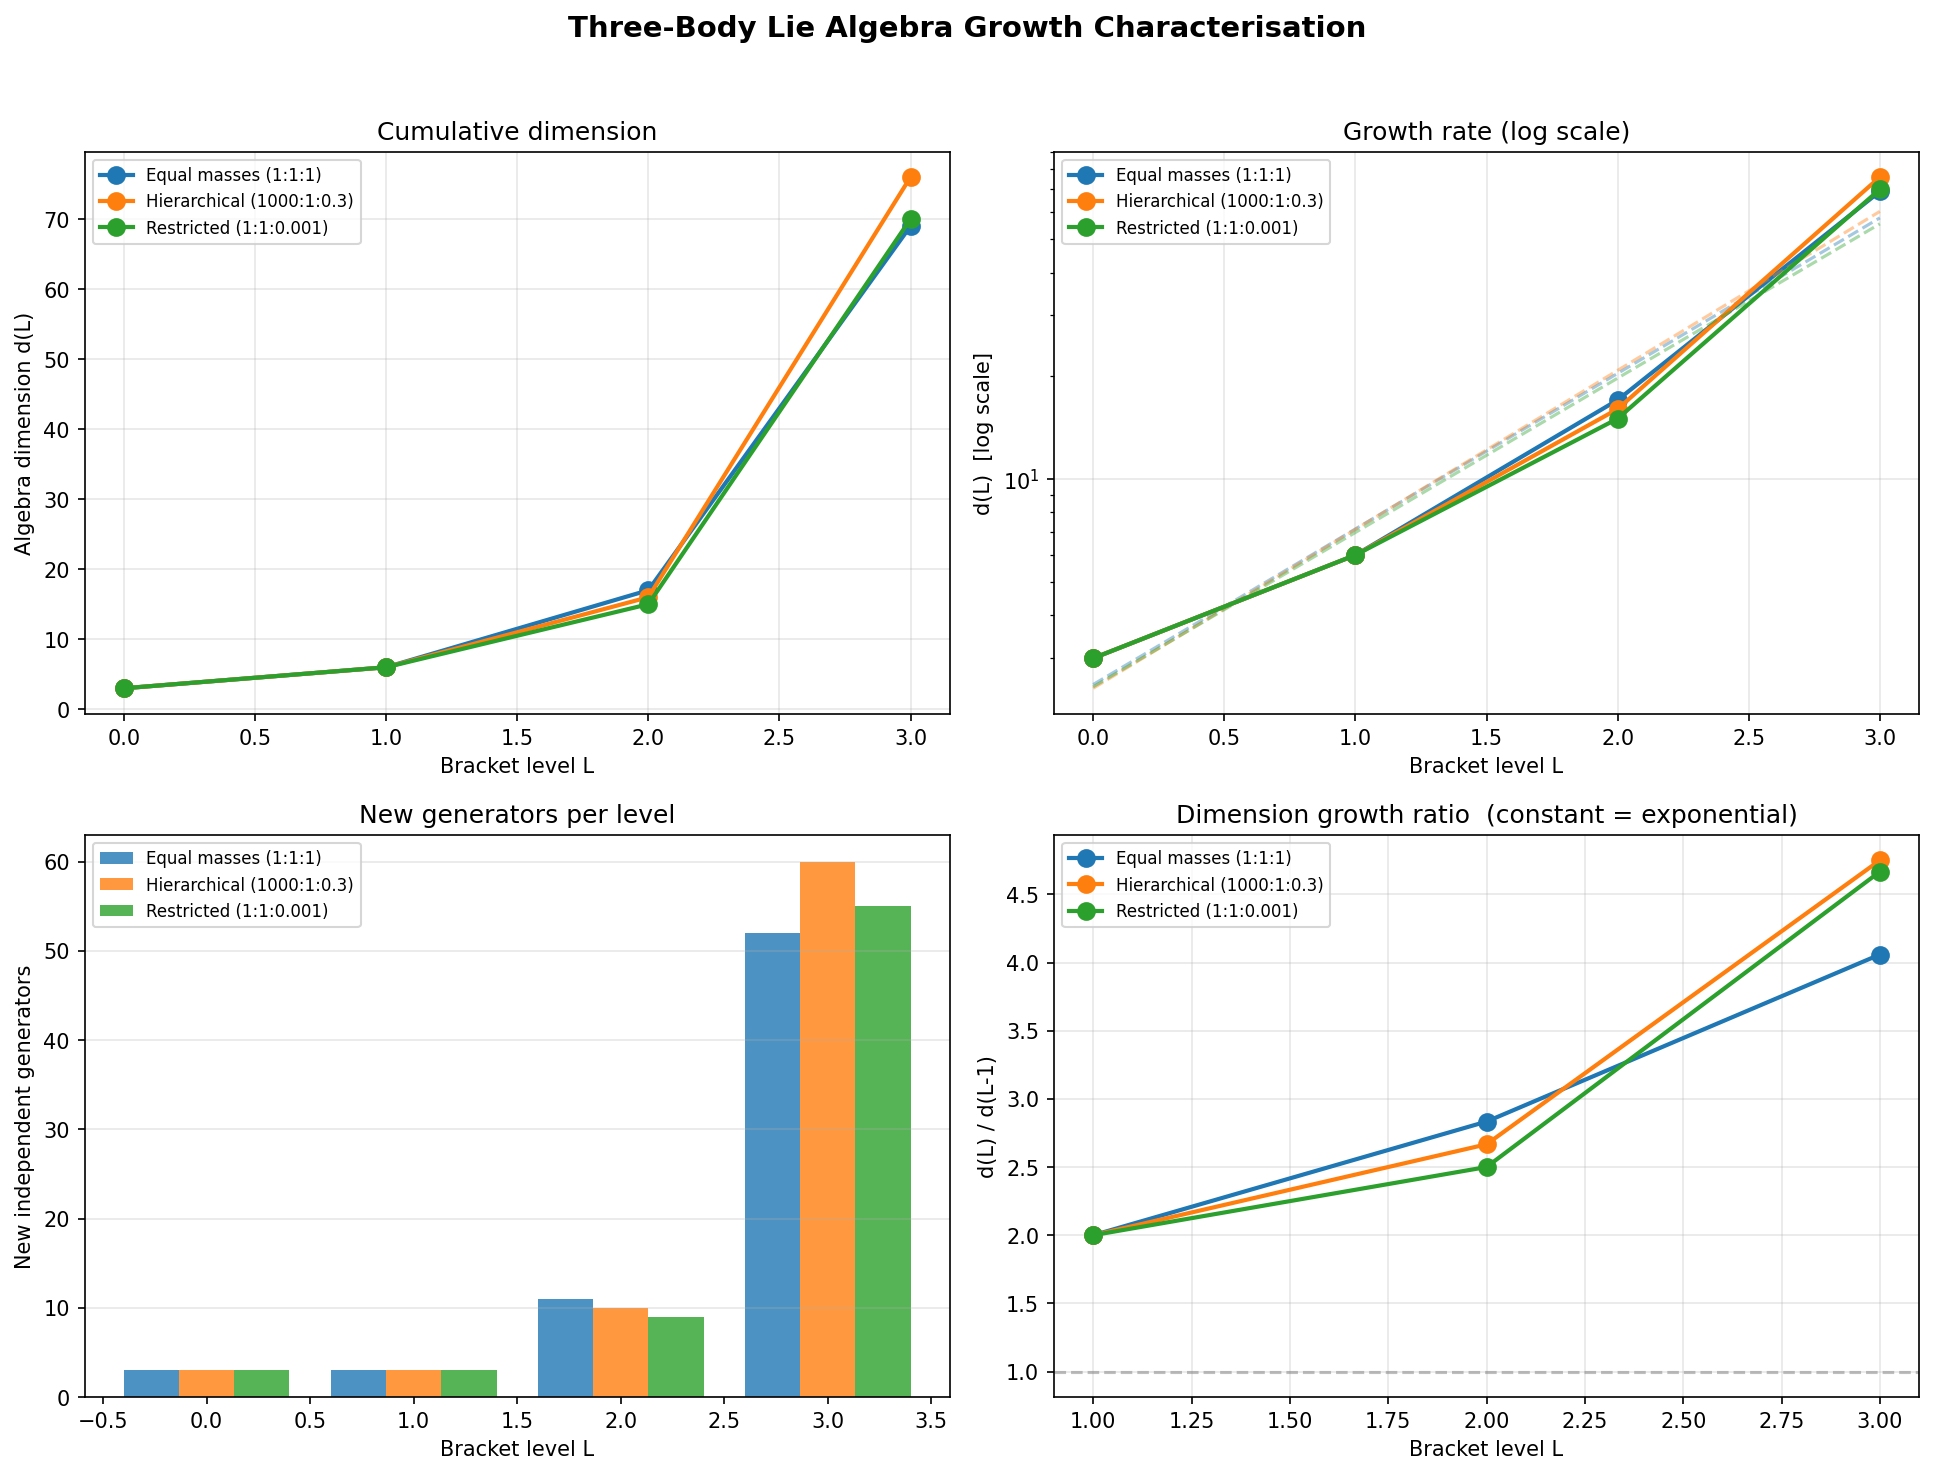

The Python source for this figure:
#!/usr/bin/env python3
"""
Three-Body Lie Algebra Growth Characterization
================================================

Numerically determines how the Lie algebra generated by the three
pairwise Hamiltonians of a gravitational three-body system grows
under iterated Poisson brackets.

Key question:  Is the growth polynomial or exponential?
  - Polynomial  ->  residual algebraic structure constrains the chaos
  - Exponential ->  full chaos, complexity multiplies at each level
  - Mass-dependent ->  growth tied to physical configuration

The approach is fully numerical:
  1. Levels 0-1 use analytical formulas (exact).
  2. Levels 2+ use finite differences with adaptive step sizes.
  3. Linear independence is detected via QR projection / SVD at
     many random phase-space sample points.

Usage:
    python algebra_growth.py
    python algebra_growth.py --max-level 5 --samples 300
    python algebra_growth.py --help
"""

import numpy as np
import argparse
import sys
import os
from time import time

# Force unbuffered output so progress is visible in non-interactive shells
os.environ["PYTHONUNBUFFERED"] = "1"

# Try to import matplotlib; plotting is optional
try:
    import matplotlib
    matplotlib.use("Agg")
    import matplotlib.pyplot as plt
    HAS_MPL = True
except ImportError:
    HAS_MPL = False


# =============================================================================
# Constants
# =============================================================================
NDIM = 12  # phase-space dimension (planar 3-body)

# Canonical pairs (q_index, p_index) for the Poisson bracket.
# z = [x1, y1, x2, y2, x3, y3,  px1, py1, px2, py2, px3, py3]
#      0   1   2   3   4   5      6    7    8    9   10   11
CANON_PAIRS = [(0, 6), (1, 7), (2, 8), (3, 9), (4, 10), (5, 11)]

MACHINE_EPS = float(np.finfo(np.float64).eps)  # ~2.2e-16


# =============================================================================
# Phase-space sampling
# =============================================================================
def sample_phase_space(n, seed=42, pos_range=3.0, mom_range=1.0, min_sep=0.5):
    """
    Generate *n* random phase-space points with well-separated bodies.

    Bodies must have pairwise distances > *min_sep* so that the
    gravitational potential stays finite and well-conditioned.
    """
    rng = np.random.RandomState(seed)
    points = np.empty((0, NDIM))
    for _ in range(200):
        batch_size = max((n - points.shape[0]) * 5, 256)
        batch = np.zeros((batch_size, NDIM))
        batch[:, :6] = rng.uniform(-pos_range, pos_range, (batch_size, 6))
        batch[:, 6:] = rng.uniform(-mom_range, mom_range, (batch_size, 6))

        dx12 = batch[:, 0] - batch[:, 2]
        dy12 = batch[:, 1] - batch[:, 3]
        dx13 = batch[:, 0] - batch[:, 4]
        dy13 = batch[:, 1] - batch[:, 5]
        dx23 = batch[:, 2] - batch[:, 4]
        dy23 = batch[:, 3] - batch[:, 5]
        r12 = np.sqrt(dx12**2 + dy12**2)
        r13 = np.sqrt(dx13**2 + dy13**2)
        r23 = np.sqrt(dx23**2 + dy23**2)

        good = (r12 > min_sep) & (r13 > min_sep) & (r23 > min_sep)
        points = np.vstack([points, batch[good]])
        if points.shape[0] >= n:
            break

    if points.shape[0] < n:
        print(f"  Warning: only generated {points.shape[0]}/{n} valid sample points")
    return points[:n]


# =============================================================================
# Analytical generators (levels 0 and 1)
# =============================================================================
class ThreeBodyAlgebra:
    """
    Provides *exact* evaluation functions for the three pairwise
    Hamiltonians (level 0) and their first Poisson brackets — the
    "tidal competition" generators K_i (level 1).

    Having analytical functions for these two levels guarantees that
    the finite-difference computation of levels 2+ starts from an
    accurate foundation.
    """

    def __init__(self, m1=1.0, m2=1.0, m3=1.0, G=1.0):
        self.m1, self.m2, self.m3, self.G = m1, m2, m3, G

    # ----- helpers ----------------------------------------------------------
    def _dists(self, Z):
        """Return displacement components and distances for all pairs."""
        dx12 = Z[:, 0] - Z[:, 2];  dy12 = Z[:, 1] - Z[:, 3]
        dx13 = Z[:, 0] - Z[:, 4];  dy13 = Z[:, 1] - Z[:, 5]
        dx23 = Z[:, 2] - Z[:, 4];  dy23 = Z[:, 3] - Z[:, 5]
        r12 = np.sqrt(dx12**2 + dy12**2)
        r13 = np.sqrt(dx13**2 + dy13**2)
        r23 = np.sqrt(dx23**2 + dy23**2)
        return dx12, dy12, r12, dx13, dy13, r13, dx23, dy23, r23

    # ----- Level 0: pairwise Hamiltonians -----------------------------------
    def H12(self, Z):
        """H_12 = T_1 + T_2 + V_12"""
        px1, py1 = Z[:, 6], Z[:, 7]
        px2, py2 = Z[:, 8], Z[:, 9]
        T = (px1**2 + py1**2) / (2 * self.m1) \
          + (px2**2 + py2**2) / (2 * self.m2)
        dx = Z[:, 0] - Z[:, 2];  dy = Z[:, 1] - Z[:, 3]
        r = np.sqrt(dx**2 + dy**2)
        return T - self.G * self.m1 * self.m2 / r

    def H13(self, Z):
        """H_13 = T_1 + T_3 + V_13"""
        px1, py1 = Z[:, 6], Z[:, 7]
        px3, py3 = Z[:, 10], Z[:, 11]
        T = (px1**2 + py1**2) / (2 * self.m1) \
          + (px3**2 + py3**2) / (2 * self.m3)
        dx = Z[:, 0] - Z[:, 4];  dy = Z[:, 1] - Z[:, 5]
        r = np.sqrt(dx**2 + dy**2)
        return T - self.G * self.m1 * self.m3 / r

    def H23(self, Z):
        """H_23 = T_2 + T_3 + V_23"""
        px2, py2 = Z[:, 8], Z[:, 9]
        px3, py3 = Z[:, 10], Z[:, 11]
        T = (px2**2 + py2**2) / (2 * self.m2) \
          + (px3**2 + py3**2) / (2 * self.m3)
        dx = Z[:, 2] - Z[:, 4];  dy = Z[:, 3] - Z[:, 5]
        r = np.sqrt(dx**2 + dy**2)
        return T - self.G * self.m2 * self.m3 / r

    # ----- Level 1: tidal-competition generators ----------------------------
    # K_i = {H_ab, H_ac} with body i shared between the two pairs.
    # Analytically:  K_i = (1/m_i) * (F_ic - F_ib) . p_i
    # where F_ib is the gravitational force on body i from body b.

    def K1(self, Z):
        """{H12, H13}: tidal competition at body 1."""
        px1, py1 = Z[:, 6], Z[:, 7]
        dx12, dy12, r12, dx13, dy13, r13, _, _, _ = self._dists(Z)
        # (x3-x1) = -dx13,  (x2-x1) = -dx12
        t13 = self.G * self.m3 * ((-dx13) * px1 + (-dy13) * py1) / r13**3
        t12 = self.G * self.m2 * ((-dx12) * px1 + (-dy12) * py1) / r12**3
        return t13 - t12

    def K2(self, Z):
        """{H12, H23}: tidal competition at body 2."""
        px2, py2 = Z[:, 8], Z[:, 9]
        dx12, dy12, r12, _, _, _, dx23, dy23, r23 = self._dists(Z)
        # (x2-x1) = -dx12,  (x2-x3) = dx23
        t12 = self.G * self.m1 * ((-dx12) * px2 + (-dy12) * py2) / r12**3
        t23 = self.G * self.m3 * (dx23 * px2 + dy23 * py2) / r23**3
        return t12 - t23

    def K3(self, Z):
        """{H13, H23}: tidal competition at body 3."""
        px3, py3 = Z[:, 10], Z[:, 11]
        _, _, _, dx13, dy13, r13, dx23, dy23, r23 = self._dists(Z)
        # (x3-x1) = -dx13,  (x3-x2) = -dx23
        t13 = self.G * self.m1 * ((-dx13) * px3 + (-dy13) * py3) / r13**3
        t23 = self.G * self.m2 * ((-dx23) * px3 + (-dy23) * py3) / r23**3
        return t13 - t23

    def get_generators(self):
        """Return (level_0_list, level_1_list) of (name, func, level, accuracy)."""
        L0 = [
            ("H12", self.H12, 0, MACHINE_EPS),
            ("H13", self.H13, 0, MACHINE_EPS),
            ("H23", self.H23, 0, MACHINE_EPS),
        ]
        L1 = [
            ("K1", self.K1, 1, MACHINE_EPS),
            ("K2", self.K2, 1, MACHINE_EPS),
            ("K3", self.K3, 1, MACHINE_EPS),
        ]
        return L0, L1


# =============================================================================
# Numerical Poisson bracket
# =============================================================================
def make_poisson_bracket(f_func, g_func,
                         f_acc=MACHINE_EPS, g_acc=MACHINE_EPS):
    """
    Build a numerical Poisson bracket {f, g} via central finite differences.

    The step size *eps* is adapted to the accuracy of the inputs:
      - For exact inputs:    eps ~ 1e-7,  bracket accuracy ~ 1e-14
      - For inputs with error alpha:  eps ~ alpha^(1/3),
        bracket accuracy ~ alpha^(2/3)

    Returns (bracket_func, bracket_accuracy).
    """
    base_acc = max(f_acc, g_acc)

    if base_acc < 1e-14:                 # inputs are essentially exact
        eps = 1e-7
        bracket_acc = eps**2             # ~1e-14
    else:
        eps = max(base_acc ** (1.0 / 3.0), 1e-7)
        bracket_acc = max(eps**2, base_acc ** (2.0 / 3.0))

    def bracket(Z):
        Z = np.asarray(Z, dtype=np.float64)
        N = Z.shape[0]
        result = np.zeros(N)

        for qi, pi in CANON_PAIRS:
            # --- perturbations along q_i ---
            Zp = Z.copy();  Zp[:, qi] += eps
            Zm = Z.copy();  Zm[:, qi] -= eps
            f_pq = f_func(Zp);  f_mq = f_func(Zm)
            g_pq = g_func(Zp);  g_mq = g_func(Zm)
            df_dq = (f_pq - f_mq) / (2.0 * eps)
            dg_dq = (g_pq - g_mq) / (2.0 * eps)

            # --- perturbations along p_i ---
            Zp = Z.copy();  Zp[:, pi] += eps
            Zm = Z.copy();  Zm[:, pi] -= eps
            f_pp = f_func(Zp);  f_mp = f_func(Zm)
            g_pp = g_func(Zp);  g_mp = g_func(Zm)
            df_dp = (f_pp - f_mp) / (2.0 * eps)
            dg_dp = (g_pp - g_mp) / (2.0 * eps)

            # {f, g} += df/dq * dg/dp  -  df/dp * dg/dq
            result += df_dq * dg_dp - df_dp * dg_dq

        return result

    return bracket, bracket_acc


# =============================================================================
# Linear independence testing
# =============================================================================
def is_independent(eval_matrix, new_col, tol=0.01):
    """
    Check whether *new_col* is linearly independent of the columns
    already in *eval_matrix*.

    Method: project *new_col* onto the orthogonal complement of
    col(eval_matrix) via a thin QR factorisation.  If the residual
    is large relative to the original vector, the column is new.
    """
    v = new_col.ravel()
    norm_v = np.linalg.norm(v)
    if norm_v < 1e-12:
        return False
    if eval_matrix.shape[1] == 0:
        return True

    Q, _ = np.linalg.qr(eval_matrix, mode="reduced")
    projection = Q @ (Q.T @ v)
    residual = np.linalg.norm(v - projection)
    return (residual / norm_v) > tol


# =============================================================================
# Verification helpers
# =============================================================================
def verify_level1(algebra, Z):
    """Compare analytical K_i against finite-difference {H_ab, H_ac}."""
    print("\n  Verifying level-1 formulas (analytical vs finite-difference)...")
    checks = [
        ("K1 = {H12,H13}", algebra.K1, algebra.H12, algebra.H13),
        ("K2 = {H12,H23}", algebra.K2, algebra.H12, algebra.H23),
        ("K3 = {H13,H23}", algebra.K3, algebra.H13, algebra.H23),
    ]
    ok = True
    for label, k_func, ha, hb in checks:
        analytical = k_func(Z)
        numerical, _ = make_poisson_bracket(ha, hb)
        numerical_vals = numerical(Z)
        scale = np.max(np.abs(analytical)) + 1e-15
        err = np.max(np.abs(analytical - numerical_vals)) / scale
        status = "ok" if err < 1e-3 else "FAIL"
        print(f"    {label}: max rel error = {err:.2e}  [{status}]")
        if err >= 1e-5:
            ok = False
    return ok


def verify_jacobi(algebra, Z):
    """
    Check the Jacobi identity
        {H12, K3} - {H13, K2} + {H23, K1} = 0
    """
    print("\n  Jacobi identity check...")
    pb1, _ = make_poisson_bracket(algebra.H12, algebra.K3)
    pb2, _ = make_poisson_bracket(algebra.H13, algebra.K2)
    pb3, _ = make_poisson_bracket(algebra.H23, algebra.K1)
    v1, v2, v3 = pb1(Z), pb2(Z), pb3(Z)
    jacobi = v1 - v2 + v3
    scale = np.max(np.abs(np.column_stack([v1, v2, v3]))) + 1e-15
    violation = np.max(np.abs(jacobi)) / scale
    status = "ok" if violation < 1e-3 else "FAIL"
    print(f"    {'{'}H12,K3{'}'} - {'{'}H13,K2{'}'} + {'{'}H23,K1{'}'} = 0")
    print(f"    Max relative violation: {violation:.2e}  [{status}]")
    return violation < 1e-3


# =============================================================================
# Core: compute the algebra growth level-by-level
# =============================================================================
def compute_growth(algebra, max_level=4, n_samples=200,
                   seed=42, indep_tol=0.01):
    """
    Iteratively compute Poisson brackets and count the dimension
    of the generated Lie algebra at each bracket level.

    Returns
    -------
    results : list of (level, total_dim, n_new, list_of_new_names)
    Z       : sample points used (for downstream checks)
    """
    # ---- sample phase space ------------------------------------------------
    Z = sample_phase_space(n_samples, seed)

    # ---- storage -----------------------------------------------------------
    eval_matrix = np.empty((n_samples, 0))   # each column = generator @ Z
    all_gens = []        # (name, func, level, accuracy)
    computed_pairs = set()

    # ---- level 0: analytical H's -------------------------------------------
    L0, L1 = algebra.get_generators()
    for name, func, level, acc in L0:
        col = func(Z).reshape(-1, 1)
        all_gens.append((name, func, level, acc))
        eval_matrix = np.hstack([eval_matrix, col])

    # mark level-0 intra-brackets as "computed" (they produce level 1)
    for i in range(len(L0)):
        for j in range(i + 1, len(L0)):
            computed_pairs.add(frozenset({i, j}))

    # ---- level 1: analytical K's -------------------------------------------
    verify_level1(algebra, Z)
    verify_jacobi(algebra, Z)

    n_new_1 = 0
    for name, func, level, acc in L1:
        col = func(Z)
        if is_independent(eval_matrix, col, tol=indep_tol):
            all_gens.append((name, func, level, acc))
            eval_matrix = np.hstack([eval_matrix, col.reshape(-1, 1)])
            n_new_1 += 1

    results = [
        (0, 3, 3, ["H12", "H13", "H23"]),
        (1, len(all_gens), n_new_1, ["K1", "K2", "K3"][:n_new_1]),
    ]
    print(f"\n  Level 0: dim = {3:>4d}  (3 generators: H12, H13, H23)")
    print(f"  Level 1: dim = {len(all_gens):>4d}  "
          f"(+{n_new_1} new: K1, K2, K3)")

    # ---- levels 2 … max_level: numerical brackets --------------------------
    frontier_start = 3
    frontier_end = len(all_gens)

    for level in range(2, max_level + 1):
        t0 = time()
        n_candidates = 0
        n_new = 0
        new_names = []
        new_start = len(all_gens)

        # Snapshot: only bracket frontier with generators that existed
        # BEFORE this level.  Brackets with newly-added level-L generators
        # belong to level L+1, not level L.
        n_existing = len(all_gens)

        for i in range(frontier_start, frontier_end):
            for j in range(n_existing):
                if i == j:
                    continue
                pair = frozenset({i, j})
                if pair in computed_pairs:
                    continue
                computed_pairs.add(pair)

                name_i, func_i, _, acc_i = all_gens[i]
                name_j, func_j, _, acc_j = all_gens[j]

                pb_func, pb_acc = make_poisson_bracket(
                    func_i, func_j, acc_i, acc_j
                )
                col = pb_func(Z)
                n_candidates += 1

                if is_independent(eval_matrix, col, tol=indep_tol):
                    short = f"L{level}_{n_new + 1}"
                    full  = f"{{{name_i},{name_j}}}"
                    all_gens.append((short, pb_func, level, pb_acc))
                    eval_matrix = np.hstack([eval_matrix, col.reshape(-1, 1)])
                    new_names.append(f"{short} = {full}")
                    n_new += 1

        elapsed = time() - t0
        total_dim = len(all_gens)
        results.append((level, total_dim, n_new, new_names))

        frontier_start = new_start
        frontier_end = len(all_gens)

        # Estimate worst accuracy at this level
        level_accs = [a for (_, _, lv, a) in all_gens if lv == level]
        worst_acc = max(level_accs) if level_accs else 0.0

        print(f"  Level {level}: dim = {total_dim:>4d}  "
              f"(+{n_new:>3d} new from {n_candidates:>4d} candidates)  "
              f"[{elapsed:>6.1f}s]  acc~{worst_acc:.0e}")

        # Show the first few new generators
        show_limit = 10
        for nm in new_names[:show_limit]:
            print(f"           + {nm}")
        if len(new_names) > show_limit:
            print(f"           ... and {len(new_names) - show_limit} more")

        if n_new == 0:
            print(f"\n  *** ALGEBRA CLOSED at dimension {total_dim} ***")
            break

    return results, Z


# =============================================================================
# Growth analysis
# =============================================================================
def analyze_growth(results):
    """Compute ratios, fits, and growth-type classification."""
    levels = [r[0] for r in results]
    dims   = [r[1] for r in results]
    new_counts = [r[2] for r in results]

    analysis = dict(levels=levels, dims=dims, new_counts=new_counts)

    # dimension ratios  d(L) / d(L-1)
    ratios = []
    for i in range(1, len(dims)):
        ratios.append(dims[i] / dims[i - 1] if dims[i - 1] > 0 else float("inf"))
    analysis["ratios"] = ratios

    # new-count ratios  new(L) / new(L-1)
    inc_ratios = []
    for i in range(1, len(new_counts)):
        if new_counts[i - 1] > 0:
            inc_ratios.append(new_counts[i] / new_counts[i - 1])
    analysis["inc_ratios"] = inc_ratios

    # exponential fit  d(L) ~ a * b^L
    if len(dims) >= 3:
        try:
            d = np.array(dims, dtype=float)
            l = np.array(levels, dtype=float)
            mask = d > 0
            coeffs = np.polyfit(l[mask], np.log(d[mask]), 1)
            analysis["exp_base"]  = np.exp(coeffs[0])
            analysis["exp_coeff"] = np.exp(coeffs[1])
        except Exception:
            pass

    return analysis


def print_analysis(all_results):
    """Print a table summarising growth across configurations."""
    print("\n" + "=" * 70)
    print("GROWTH ANALYSIS SUMMARY")
    print("=" * 70)

    for label, (results, _) in all_results.items():
        a = analyze_growth(results)
        print(f"\n  {label}")
        header = (f"  {'Level':>5} | {'Dim':>5} | {'New':>5} "
                  f"| {'d(L)/d(L-1)':>12} | {'New(L)/New(L-1)':>16}")
        print(header)
        print(f"  {'-'*5}-+-{'-'*5}-+-{'-'*5}"
              f"-+-{'-'*12}-+-{'-'*16}")

        for i, (lv, dim, nc, _) in enumerate(results):
            r_str  = f"{a['ratios'][i-1]:.2f}"  if i > 0 else "-"
            ir_str = f"{a['inc_ratios'][i-1]:.2f}" if i >= 1 and (i-1) < len(a['inc_ratios']) else "-"
            print(f"  {lv:>5} | {dim:>5} | {nc:>5} "
                  f"| {r_str:>12} | {ir_str:>16}")

        if "exp_base" in a:
            print(f"\n  Exponential fit: d(L) ~ "
                  f"{a['exp_coeff']:.1f} * {a['exp_base']:.2f}^L")

        # classify
        if len(a["ratios"]) >= 2:
            avg = np.mean(a["ratios"][-2:])
            if avg > 1.8:
                gtype = "EXPONENTIAL"
            elif avg > 1.2:
                gtype = "SUPER-LINEAR"
            elif avg > 1.02:
                gtype = "SUB-LINEAR / POLYNOMIAL"
            else:
                gtype = "SATURATING / CLOSED"
            print(f"  Growth pattern: {gtype}  (recent avg ratio {avg:.2f})")


# =============================================================================
# Visualisation
# =============================================================================
def plot_growth(all_results, save_path="algebra_growth.png"):
    """Create a 4-panel growth-characterisation figure."""
    if not HAS_MPL:
        print("\n  matplotlib not available — skipping plot.")
        return

    fig, axes = plt.subplots(2, 2, figsize=(13, 10))
    fig.suptitle("Three-Body Lie Algebra Growth Characterisation",
                 fontsize=14, fontweight="bold", y=0.98)
    colors = plt.cm.tab10.colors

    # --- panel 1: dimension (linear) ----------------------------------------
    ax = axes[0, 0]
    for idx, (label, (results, _)) in enumerate(all_results.items()):
        lvls = [r[0] for r in results]
        dims = [r[1] for r in results]
        ax.plot(lvls, dims, "o-", color=colors[idx], label=label,
                markersize=8, linewidth=2)
    ax.set_xlabel("Bracket level L")
    ax.set_ylabel("Algebra dimension d(L)")
    ax.set_title("Cumulative dimension")
    ax.legend(fontsize=8)
    ax.grid(True, alpha=0.3)

    # --- panel 2: dimension (log) -------------------------------------------
    ax = axes[0, 1]
    for idx, (label, (results, _)) in enumerate(all_results.items()):
        lvls = [r[0] for r in results]
        dims = [r[1] for r in results]
        ax.semilogy(lvls, dims, "o-", color=colors[idx], label=label,
                    markersize=8, linewidth=2)
        a = analyze_growth(results)
        if "exp_base" in a and len(lvls) >= 3:
            fit_x = np.linspace(lvls[0], lvls[-1], 50)
            fit_y = a["exp_coeff"] * a["exp_base"] ** fit_x
            ax.semilogy(fit_x, fit_y, "--", color=colors[idx], alpha=0.4)
    ax.set_xlabel("Bracket level L")
    ax.set_ylabel("d(L)  [log scale]")
    ax.set_title("Growth rate (log scale)")
    ax.legend(fontsize=8)
    ax.grid(True, alpha=0.3)

    # --- panel 3: new generators per level ----------------------------------
    ax = axes[1, 0]
    n_cfg = len(all_results)
    bw = 0.8 / max(n_cfg, 1)
    for idx, (label, (results, _)) in enumerate(all_results.items()):
        lvls = [r[0] for r in results]
        ncs  = [r[2] for r in results]
        offset = (idx - n_cfg / 2 + 0.5) * bw
        ax.bar([l + offset for l in lvls], ncs,
               width=bw, color=colors[idx], label=label, alpha=0.8)
    ax.set_xlabel("Bracket level L")
    ax.set_ylabel("New independent generators")
    ax.set_title("New generators per level")
    ax.legend(fontsize=8)
    ax.grid(True, alpha=0.3, axis="y")

    # --- panel 4: growth ratio ----------------------------------------------
    ax = axes[1, 1]
    for idx, (label, (results, _)) in enumerate(all_results.items()):
        a = analyze_growth(results)
        if a["ratios"]:
            rx = list(range(1, len(a["ratios"]) + 1))
            ax.plot(rx, a["ratios"], "o-", color=colors[idx],
                    label=label, markersize=8, linewidth=2)
    ax.set_xlabel("Bracket level L")
    ax.set_ylabel("d(L) / d(L-1)")
    ax.set_title("Dimension growth ratio  (constant = exponential)")
    ax.axhline(y=1.0, color="gray", linestyle="--", alpha=0.5)
    ax.legend(fontsize=8)
    ax.grid(True, alpha=0.3)

    plt.tight_layout(rect=[0, 0, 1, 0.96])
    plt.savefig(save_path, dpi=150, bbox_inches="tight")
    print(f"\n  Plot saved to: {save_path}")
    plt.close()


# =============================================================================
# Main
# =============================================================================
def main():
    ap = argparse.ArgumentParser(
        description="Three-Body Lie Algebra Growth Characterisation")
    ap.add_argument("--max-level", type=int, default=4,
                    help="Maximum bracket level (default: 4)")
    ap.add_argument("--samples", type=int, default=200,
                    help="Phase-space sample points (default: 200)")
    ap.add_argument("--seed", type=int, default=42,
                    help="Random seed (default: 42)")
    ap.add_argument("--tol", type=float, default=0.01,
                    help="Independence tolerance (default: 0.01)")
    args = ap.parse_args()

    print("=" * 70)
    print("THREE-BODY LIE ALGEBRA GROWTH CHARACTERISATION")
    print("=" * 70)
    print(f"""
  Goal: determine how the Lie algebra generated by the three pairwise
  Hamiltonians grows under iterated Poisson brackets.

  Parameters
    max_level  = {args.max_level}
    samples    = {args.samples}
    seed       = {args.seed}
    tolerance  = {args.tol}
    """)

    configs = [
        ("Equal masses (1:1:1)",       1.0,    1.0,   1.0),
        ("Hierarchical (1000:1:0.3)",  1000.0, 1.0,   0.3),
        ("Restricted (1:1:0.001)",     1.0,    1.0,   0.001),
    ]

    all_results = {}
    t_total = time()

    for label, m1, m2, m3 in configs:
        print(f"\n{'=' * 70}")
        print(f"  {label}   (m1={m1}, m2={m2}, m3={m3}, G=1)")
        print(f"{'=' * 70}")

        algebra = ThreeBodyAlgebra(m1=m1, m2=m2, m3=m3, G=1.0)
        results, Z = compute_growth(
            algebra,
            max_level=args.max_level,
            n_samples=args.samples,
            seed=args.seed,
            indep_tol=args.tol,
        )
        all_results[label] = (results, Z)

    print_analysis(all_results)
    plot_growth(all_results)

    print("\n" + "=" * 70)
    print("INTERPRETATION GUIDE")
    print("=" * 70)
    print("""
  EXPONENTIAL growth  (ratio >> 1 and roughly constant)
      New independent generators multiply at each level.
      This mirrors Lyapunov divergence: the system's algebraic
      complexity grows as fast as its dynamical chaos.

  POLYNOMIAL growth  (ratio --> 1)
      Growth decelerates — hidden algebraic constraints limit
      the chaos. Residual structure in the dynamics.

  MASS-DEPENDENT variation
      If the growth rate differs across mass configurations, the
      algebraic complexity is tied to the physical setup. Near-
      integrable limits (e.g. restricted 3-body) should show
      slower growth than the equal-mass (fully chaotic) case.

  The growth rate connects to the *Gelfand-Kirillov dimension*
  of the generated algebra — a standard invariant in algebra
  theory that measures "how infinite" an infinite-dimensional
  algebra is.
    """)

    elapsed_total = time() - t_total
    print(f"  Total runtime: {elapsed_total:.1f}s")


if __name__ == "__main__":
    main()
